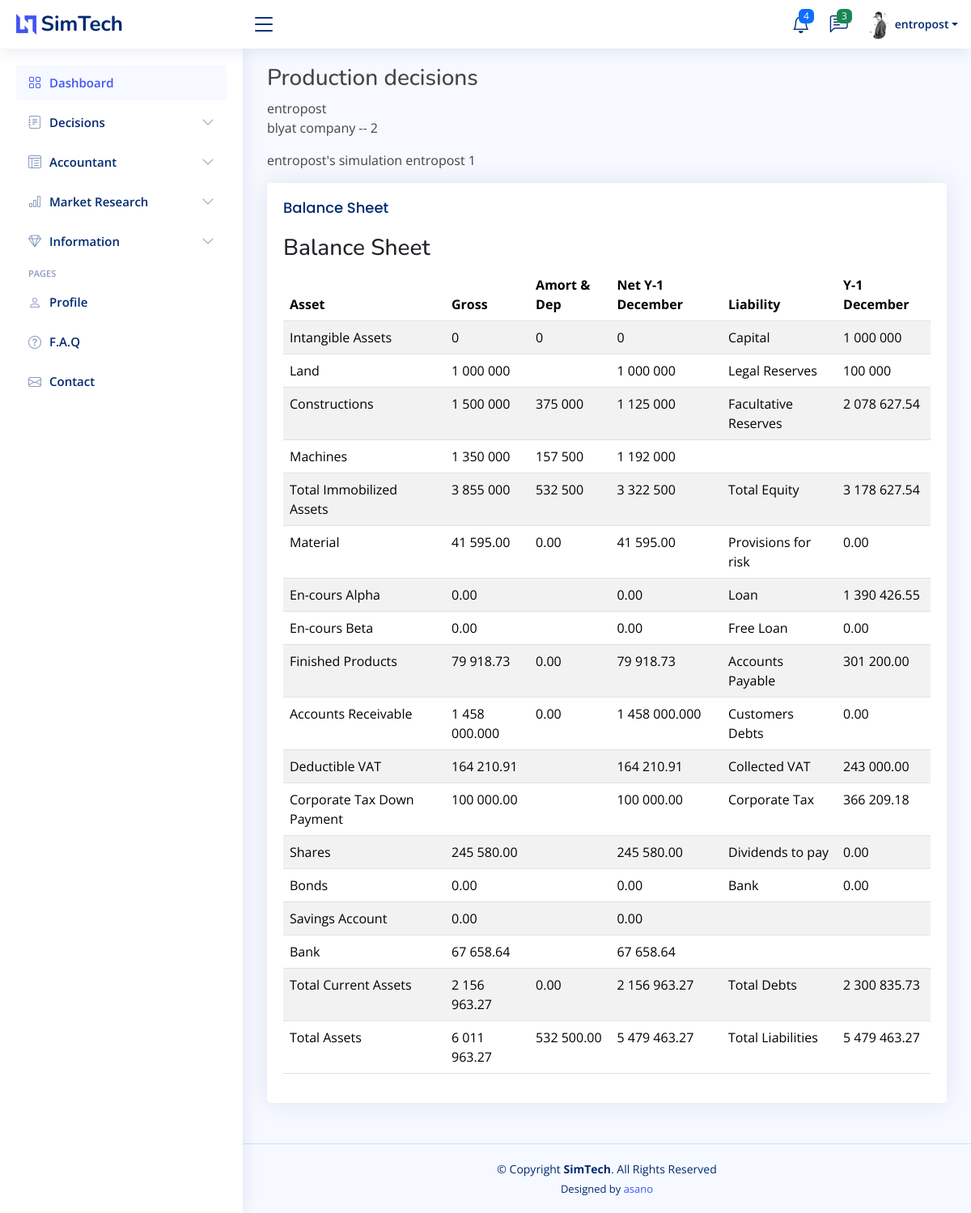
Page /play/session/3/accountant/balance-sheet (signed in) on the earlier database version.
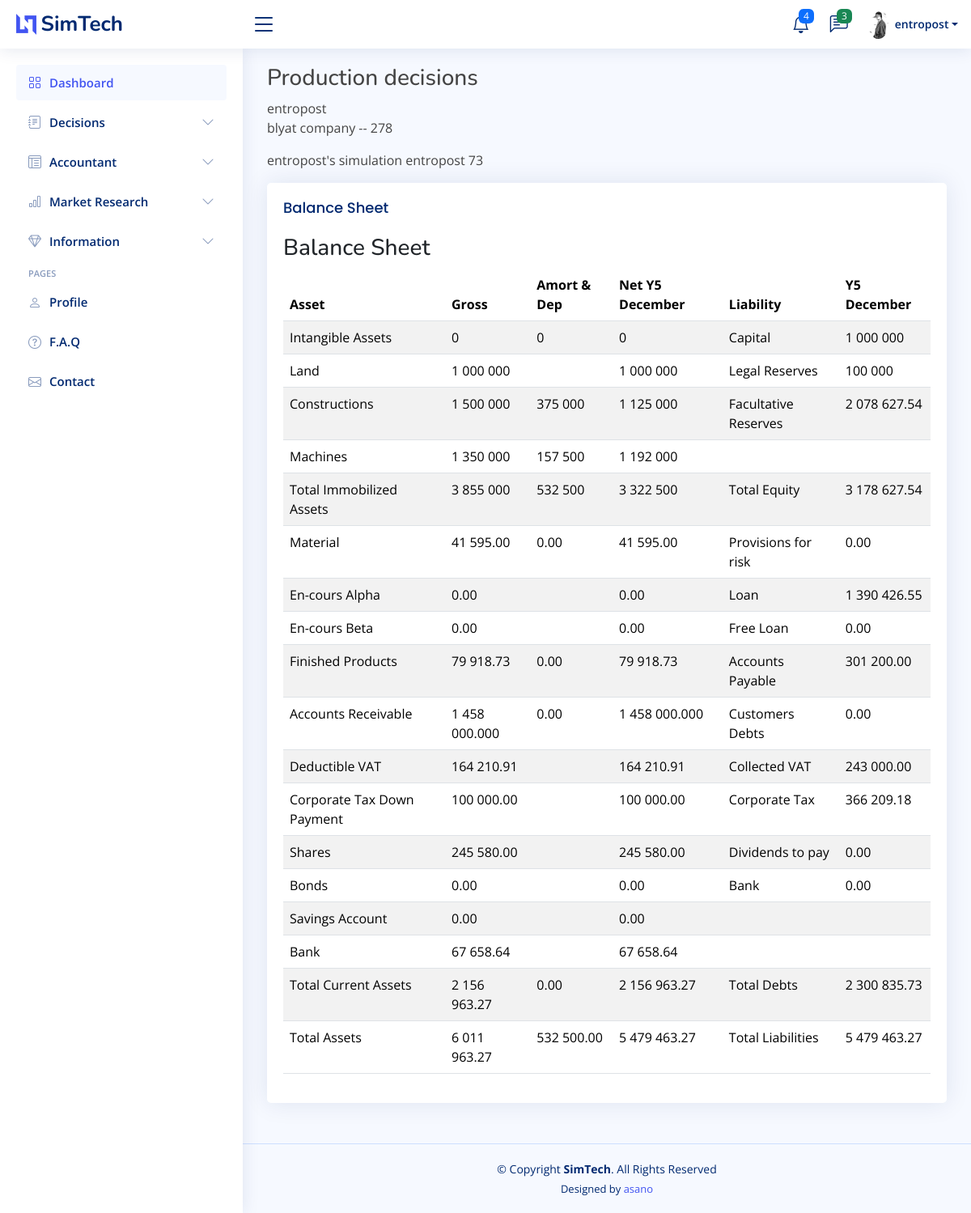
Same page on the later database version.
### simGame/models.py (models this page shows)
class Company(models.Model):
    simgame = models.ForeignKey(simGame, on_delete = models.RESTRICT)
    owner = models.ForeignKey(User, on_delete = models.RESTRICT, null = True)
    month = models.IntegerField()
    name = models.CharField(max_length=100)
    priceP1 = models.DecimalField(max_digits=8, decimal_places=2, null = True, blank = True)
    priceP2 = models.DecimalField(max_digits=8, decimal_places=2, null = True, blank = True)
    priceP3 = models.DecimalField(max_digits=8, decimal_places=2, null = True, blank = True)
    pubBrand = models.DecimalField(max_digits=8, decimal_places=2, null = True, blank = True)
    pubP1 = models.DecimalField(max_digits=8, decimal_places=2, null = True, blank = True)
    pubP2 = models.DecimalField(max_digits=8, decimal_places=2, null = True, blank = True)
    pubP3 = models.DecimalField(max_digits=8, decimal_places=2, null = True, blank = True)
    payDelP1 = models.IntegerField(null = True, blank = True)
    payDelP2 = models.IntegerField(null = True, blank = True)
    payDelP3 = models.IntegerField(null = True, blank = True)
    prodOrderP1 = models.IntegerField(null = True, blank = True)
    prodOrderP2 = models.IntegerField(null = True, blank = True)
    prodOrderP3 = models.IntegerField(null = True, blank = True)
    acqMoul = models.IntegerField(null = True, blank = True)
    acqFin = models.IntegerField(null = True, blank = True)
    cesMoul = models.IntegerField(null = True, blank = True)
    cesFin = models.IntegerField(null = True, blank = True)
    newLeasingMoul = models.IntegerField(null = True, blank = True)
    newLeasingFin = models.IntegerField(null = True, blank = True)
    comWood1 = models.DecimalField(max_digits=8, decimal_places=2, null = True, blank = True)
    comWood2 = models.DecimalField(max_digits=8, decimal_places=2, null = True, blank = True)
    comWood3 = models.DecimalField(max_digits=8, decimal_places=2, null = True, blank = True)
    comPlastic1 = models.DecimalField(max_digits=8, decimal_places=2, null = True, blank = True)
    comPlastic2 = models.DecimalField(max_digits=8, decimal_places=2, null = True, blank = True)
    comPlastic3 = models.DecimalField(max_digits=8, decimal_places=2, null = True, blank = True)
    commercialRepHirings = models.IntegerField(null = True, blank = True)
    commercialRepDismissals = models.IntegerField(null = True, blank = True)
    commercialRepBaseSalary = models.DecimalField(max_digits=8, decimal_places=2, null = True, blank = True)
    commercialRepCommisions = models.DecimalField(max_digits=4, decimal_places=2, null = True, blank = True)
    productionDirHirings = models.IntegerField(null = True, blank = True)
    productionDirDismissals = models.IntegerField(null = True, blank = True)
    productionDirBaseSalary = models.DecimalField(max_digits=8, decimal_places=2, null = True, blank = True)
    productionExecHirings = models.IntegerField(null = True, blank = True)
    productionExecDismissals = models.IntegerField(null = True, blank = True)
    productionExecBaseSalary = models.DecimalField(max_digits=8, decimal_places=2, null = True, blank = True)
    productionEmpHirings = models.IntegerField(null = True, blank = True)
    productionEmpDismissals = models.IntegerField(null = True, blank = True)
    productionEmpBaseSalary = models.DecimalField(max_digits=8, decimal_places=2, null = True, blank = True)
    supplyDirHirings = models.IntegerField(null = True, blank = True)
    supplyDirDismissals = models.IntegerField(null = True, blank = True)
    supplyDirBaseSalary = models.DecimalField(max_digits=8, decimal_places=2, null = True, blank = True)
    supplyExecHirings = models.IntegerField(null = True, blank = True)
    supplyExecDismissals = models.IntegerField(null = True, blank = True)
    supplyExecBaseSalary = models.DecimalField(max_digits=8, decimal_places=2, null = True, blank = True)
    supplyEmpHirings = models.IntegerField(null = True, blank = True)
    supplyEmpDismissals = models.IntegerField(null = True, blank = True)
    supplyEmpBaseSalary = models.DecimalField(max_digits=8, decimal_places=2, null = True, blank = True)
    administrationDirHirings = models.IntegerField(null = True, blank = True)
    administrationDirDismissals = models.IntegerField(null = True, blank = True)
    administrationDirBaseSalary = models.DecimalField(max_digits=8, decimal_places=2, null = True, blank = True)
    administrationExecHirings = models.IntegerField(null = True, blank = True)
    administrationExecDimissals = models.IntegerField(null = True, blank = True)
    administrationExecBaseSalary = models.IntegerField(null = True, blank = True)
    administrationEmpHirings = models.IntegerField(null = True, blank = True)
    administrationEmpDismissals = models.IntegerField(null = True, blank = True)
    administrationEmpBaseSalary = models.DecimalField(max_digits=8, decimal_places=2, null = True, blank = True)
    savingsInvestment = models.DecimalField(max_digits=10, decimal_places=2, null = True, blank = True)
    savingsWithdrawal = models.DecimalField(max_digits=10, decimal_places=2, null = True, blank = True)
    insuranceSubscription = models.BooleanField(null = True, blank = True)
    scoreQAP1 = models.DecimalField(max_digits=5, decimal_places=2, null = True, blank = True)
    scoreQAP2 = models.DecimalField(max_digits=5, decimal_places=2, null = True, blank = True)
    scoreQAP3 = models.DecimalField(max_digits=5, decimal_places=2, null = True, blank = True)
    scoreQPP1 = models.DecimalField(max_digits=5, decimal_places=2, null = True, blank = True)
    scoreQPP2 = models.DecimalField(max_digits=5, decimal_places=2, null = True, blank = True)
    scoreQPP3 = models.DecimalField(max_digits=5, decimal_places=2, null = True, blank = True)
    scoreSatP1 = models.DecimalField(max_digits=5, decimal_places=2, null = True, blank = True)
    scoreSatP2 = models.DecimalField(max_digits=5, decimal_places=2, null = True, blank = True)
    scoreSatP3 = models.DecimalField(max_digits=5, decimal_places=2, null = True, blank = True)
    scorePubBrandP1 = models.DecimalField(max_digits=5, decimal_places=2, null = True, blank = True)
    scorePubBrandP2 = models.DecimalField(max_digits=5, decimal_places=2, null = True, blank = True)
    scorePubBrandP3 = models.DecimalField(max_digits=5, decimal_places=2, null = True, blank = True)
    scorePubP1 = models.DecimalField(max_digits=5, decimal_places=2, null = True, blank = True)
    scorePubP2 = models.DecimalField(max_digits=5, decimal_places=2, null = True, blank = True)
    scorePubP3 = models.DecimalField(max_digits=5, decimal_places=2, null = True, blank = True)
    scorePayDelP1 = models.DecimalField(max_digits=5, decimal_places=2, null = True, blank = True)
    scorePayDelP2 = models.DecimalField(max_digits=5, decimal_places=2, null = True, blank = True)
    scorePayDelP3 = models.DecimalField(max_digits=5, decimal_places=2, null = True, blank = True)
    scoreSellingForceP1 = models.DecimalField(max_digits=5, decimal_places=2, null = True, blank = True)
    scoreSellingForceP2 = models.DecimalField(max_digits=5, decimal_places=2, null = True, blank = True)
    scoreSellingForceP3 = models.DecimalField(max_digits=5, decimal_places=2, null = True, blank = True)
    salesP1 = models.IntegerField(null = True, blank = True)
    salesP2 = models.IntegerField(null = True, blank = True)
    salesP3 =  models.IntegerField(null = True, blank = True)
    salesGlob = models.IntegerField(null = True, blank = True)
    revenueP1 = models.DecimalField(max_digits=12, decimal_places=2, null = True, blank = True)
    revenueP2 = models.DecimalField(max_digits=12, decimal_places=2, null = True, blank = True)
    revenueP3 = models.DecimalField(max_digits=12, decimal_places=2, null = True, blank = True)
    revenueGlob = models.DecimalField(max_digits=12, decimal_places=2, null = True, blank = True)
    decisionsSaved = models.BooleanField(default=False)
    is_simulated = models.BooleanField(default=False)
    created_at = models.DateTimeField(auto_now_add=True)
    updated_at = models.DateTimeField(auto_now=True)
    revenueVariations = models.DecimalField(max_digits=5, decimal_places=2, null=True, blank=True)
    salesVariations = models.DecimalField(max_digits=5, decimal_places=2, null=True, blank=True)
    marketPartP1 = models.DecimalField(max_digits=5, decimal_places=2, null=True, blank=True)
    marketPartP2 = models.DecimalField(max_digits=5, decimal_places=2, null=True, blank=True)
    marketPartP3 = models.DecimalField(max_digits=5, decimal_places=2, null=True, blank=True)
    marketPartGlob = models.DecimalField(max_digits=5, decimal_places=2, null=True, blank=True)
    marketPartVar = models.DecimalField(max_digits=5, decimal_places=2, null=True, blank=True)
    intangibleAssets = models.DecimalField(max_digits=12, decimal_places=2, null=True, blank=True)
    land = models.DecimalField(max_digits=12, decimal_places=2, null=True, blank=True)
    constructions = models.DecimalField(max_digits=12, decimal_places=2, null=True, blank=True)
    machines = models.DecimalField(max_digits=12, decimal_places=2, null=True, blank=True)
    rawMaterials = models.DecimalField(max_digits=12, decimal_places=2, null=True, blank=True)
    finishedProducts = models.DecimalField(max_digits=12, decimal_places=2, null=True, blank=True)
    accountsReceivable = models.DecimalField(max_digits=12, decimal_places=2, null=True, blank=True)
    defferedTaxAssets = models.DecimalField(max_digits=12, decimal_places=2, null=True, blank=True)
    taxDeposit = models.DecimalField(max_digits=12, decimal_places=2, null=True, blank=True)
    savingsAccount = models.DecimalField(max_digits=12, decimal_places=2, null=True, blank=True)
    cash = models.DecimalField(max_digits=12, decimal_places=2, null=True, blank=True)
    capital = models.DecimalField(max_digits=12, decimal_places=2, null=True, blank=True)
    legalReserves = models.DecimalField(max_digits=12, decimal_places=2, null=True, blank=True)
    optionalReserves = models.DecimalField(max_digits=12, decimal_places=2, null=True, blank=True)
    retainedEarnings = models.DecimalField(max_digits=12, decimal_places=2, null=True, blank=True)
    riskProvisons = models.DecimalField(max_digits=12, decimal_places=2, null=True, blank=True)
    loans = models.DecimalField(max_digits=12, decimal_places=2, null=True, blank=True)
    accountsPayable = models.DecimalField(max_digits=12, decimal_places=2, null=True, blank=True)
    defferedTaxLiabilities = models.DecimalField(max_digits=12, decimal_places=2, null=True, blank=True)
    incomeTaxLiabilities = models.DecimalField(max_digits=12, decimal_places=2, null=True, blank=True)
    otherLiabilities = models.DecimalField(max_digits=12, decimal_places=2, null=True, blank=True)

class simGame(models.Model):
    name = models.CharField(max_length=100)
    host = models.ForeignKey(User, on_delete = models.RESTRICT, null = True)
    status = models.CharField(max_length=10)
    scenario = models.CharField(max_length=15)
    month = models.IntegerField(null = True)
    maxCompanies = models.IntegerField(null = True)
    duration = models.IntegerField(null = True)
    created_at = models.DateTimeField(auto_now_add=True)
    updated_at = models.DateTimeField(auto_now=True)

### simGame/views.py (the view)
# urls.py: path("play/session/<int:pk>/accountant/balance-sheet", views.balanceSheet, name = 'balance-sheet'),
def balanceSheet(request, pk):
    user = request.user
    game = simGame.objects.get(pk=pk)
    company = Company.objects.filter(simgame=game, owner=user, month=game.month)[0]
    candidates = Company.objects.filter(simgame=game)
    flag = request.user not in [candidate.owner for candidate in candidates]
    timestamp = monthToString(game.month - 1)
    context = {'user':user, 'game':game, 'company':company, 'timestamp':timestamp}
    return render(request, 'balance-sheet.html', context)

### simGame/views.py (called while the page is built)
def monthToString(month):
    months = ['December', 'January', 'February', 'March', 'April', 'May', 'June', 'July', 'August', 'September', 'October', 'November', 'December']
    return 'Y' + str((month - 1)//12) + ' ' + months[month % 12]

### simGame/templates/balance-sheet.html (shortened to what the changed rows need)
{% extends 'index.html' %}
{% block content %}
<main id="main" class="main">
    <h3>Production decisions</h3>
    {{user.username}}
    <p>{{company.name}} -- {{company.id}}</p>
    <p>{{game.name}} {{game.host}} {{game.month}}</p>
    <div>
        <div class="col-lg-12">
            <div class="card">
              <div class="card-body">
            <table class="table table-striped">
                <thead>
                  <tr >
                    <th  scope="col">Asset</th>
                    <th scope="col">Gross</th>
                    <th scope="col">Amort & Dep</th>
                    <th scope="col">Net {{timestamp}} </th>
                    <th scope="col">Liability</th>
                    <th scope="col">{{timestamp}}</th>
                  </tr>
                </thead>
            </table>
            </div>
        </div>
        </div>
    </div>
    </main>
{% endblock content %}

Differences in the rows shown:
no longer on this page (row edited): Company: name "blyat company", id "2"
added Company: name "blyat company", id "278"
changed simGame "entropost's simulation": month "1" → "73"
Other differences:
{{ timestamp }}: "Y-1 December" → "Y5 December"
